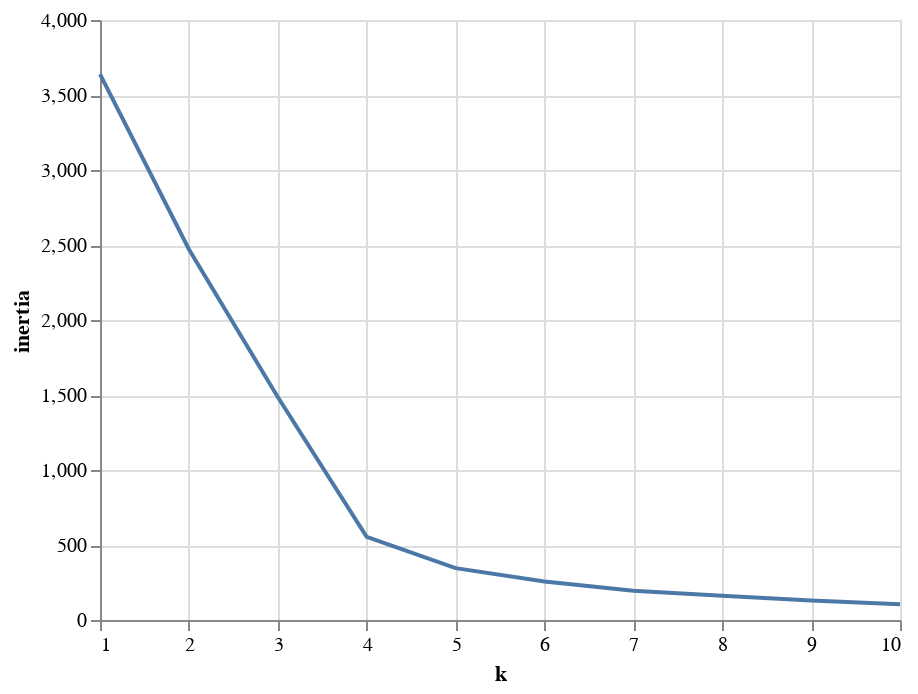

The code cell stored with this chart in its notebook:
### Code cell
# Create the Elbow Curve using Altair
# x = df_elbow.k.values
# source = df_elbow

alt.Chart(df_elbow).mark_line().encode(x="k", y="inertia")

### Figure 1 — Vega-Lite specification as saved in the notebook (floating-point values rounded to 4 significant figures)
{"config": {"view": {"continuousWidth": 400, "continuousHeight": 300}}, "data": {"name": "data-b492bfa5674c6c8f888c3cadac1a8a53"}, "mark": "line", "encoding": {"x": {"type": "quantitative", "field": "k"}, "y": {"type": "quantitative", "field": "inertia"}}, "$schema": "https://vega.github.io/schema/vega-lite/v4.8.1.json", "datasets": {"data-b492bfa5674c6c8f888c3cadac1a8a53": [{"k": 1, "inertia": 3640.0}, {"k": 2, "inertia": 2472.0}, {"k": 3, "inertia": 1486.0}, {"k": 4, "inertia": 554.1}, {"k": 5, "inertia": 346.0}, {"k": 6, "inertia": 256.9}, {"k": 7, "inertia": 194.4}, {"k": 8, "inertia": 161.6}, {"k": 9, "inertia": 129.4}, {"k": 10, "inertia": 105.2}]}}
